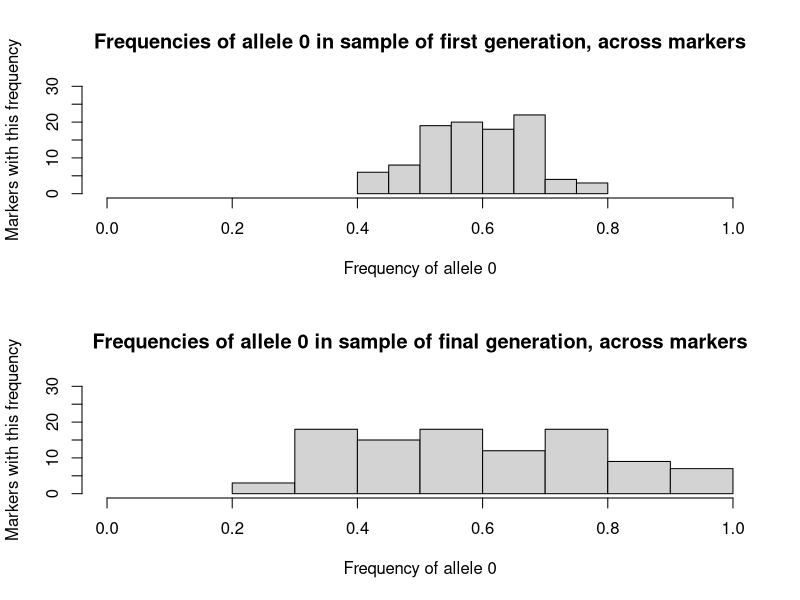
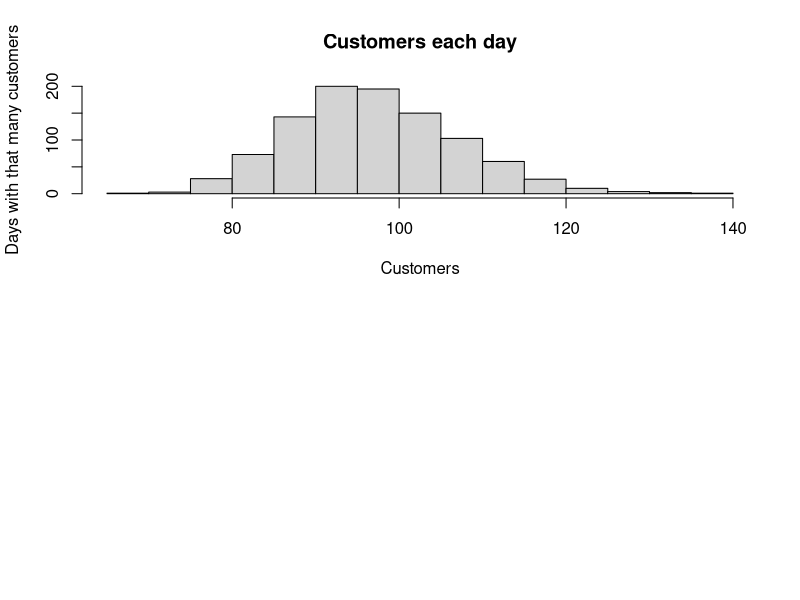
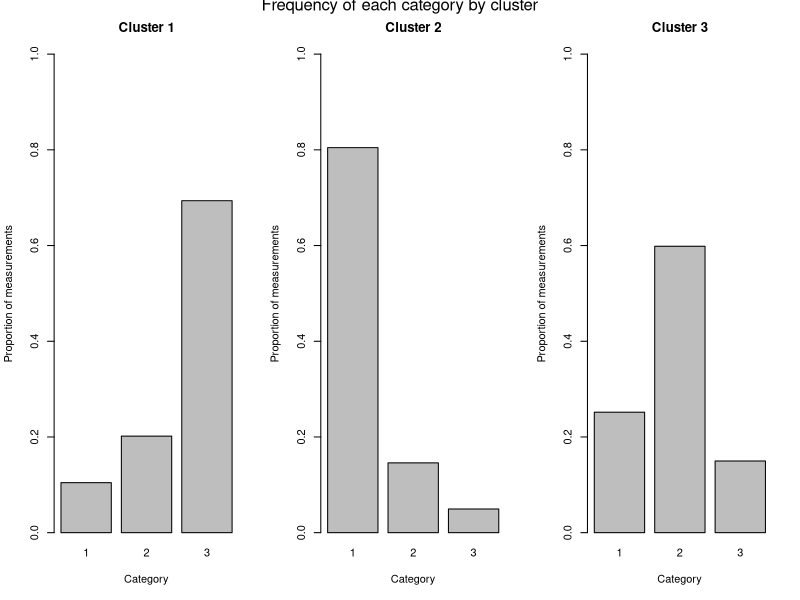
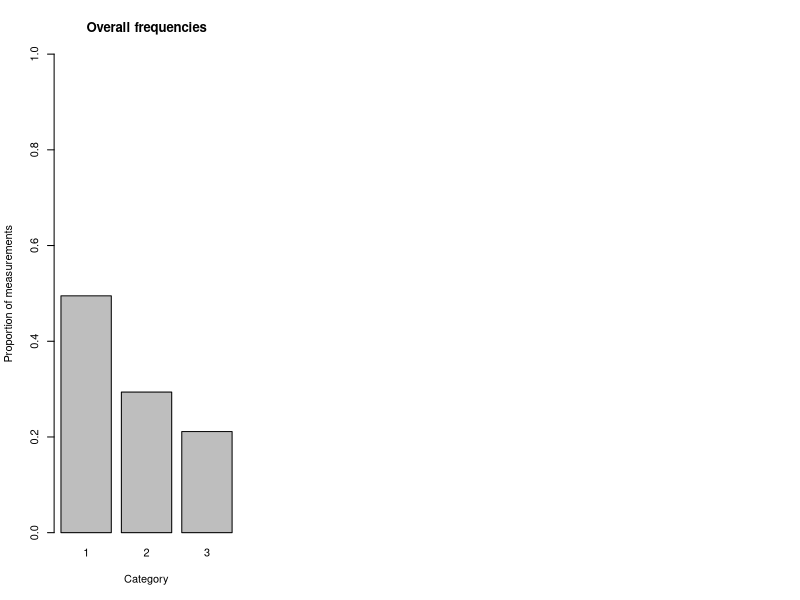

Generate these figures, in order, with R:
## ---- chunk 1
knitr::opts_chunk$set(
  echo = TRUE,
  attr.source = ".numberLines")
## ---- chunk 2
set.seed(42)

N <- 50 # population
L <- 100 # genetic markers
num_gen <- 20 # number of generations we will breed for
p <- 0.6 # initial probability of a "0" variant
## ---- chunk 3
# get enough markers for the whole population
data <- sample(0:1, N*L*2, replace=TRUE, prob=c(p,1-p)) #RANDOM INDEPENDENT

# population matrix (one row per individual, one column per copy of a marker)
df <- matrix(data, nrow=N)
## ---- chunk 4
breed_new_gen <- function(df) {
  df_new <- df # work on a copy, so we always have initial population
  
  for (i in 1:nrow(df)){ # for every individual in the population...
    parents <- sample(1:nrow(df), 2, replace=FALSE) #RANDOM DEPENDENT
    
    for (j in 1:L) {# for every marker copy...
      # pick an index of which copy we will take from parent 1 and parent 2
      allele1 <- sample(1:2, 1, replace=TRUE) #RANDOM INDEPENDENT
      allele2 <- sample(1:2, 1, replace=TRUE) #RANDOM INDEPENDENT
      
      # get the variants from the parents
      copy1 <- df[parents[1], 2*(j-1)+ allele1]
      copy2 <- df[parents[2], 2*(j-1)+ allele2]
      
      # insert the parent's marker copies into the child's
      df_new[i,2*(j-1)+1] <- copy1
      df_new[i,2*(j-1)+2] <- copy2
    }
  }
  df_new
}
## ---- chunk 5
df_new <- df
all_freqs <- matrix(NA, nrow=num_gen, ncol=L) #store the frequencies

for (g in 1:num_gen) {
  df_new <- breed_new_gen(df_new) # one round of breeding
  
  # save frequencies of this generation in row g. Each column is a 
  all_freqs[g,] <- sapply(1:L, function(j) {
    cols <- 2*(j-1) + 1:2
    sum(df_new[,cols] == 0)/N/2
  })
}
## ---- chunk 6

# get indices of individuals to survey from  1st and final population
s <- 20 # sample size
p1_idxs <- sample(1:N, s, replace=FALSE) #RANDOM DEPENDENT
pf_idxs <- sample(1:N, s, replace=FALSE) #RANDOM DEPENDENT

# get the individuals
df1 <- df[p1_idxs,]
dff <- df_new[pf_idxs,]

# calculate frequencies for histogram
freqs1 <- sapply(1:L, function(j) {
  cols <- 2*(j-1) + 1:2
  sum(df1[,cols] == 0)/s/2
})

freqsf <- sapply(1:L, function(j) {
  cols <- 2*(j-1) + 1:2
  sum(dff[,cols] == 0)/s/2
})

# generate histograms
xl <- c(0, 1)
yl <- c(0, 30)
par(mfrow=c(2,1))
hist(freqs1, 
     main="Frequencies of allele 0 in sample of first generation, across markers",
     xlab="Frequency of allele 0",
     ylab="Markers with this frequency",
     xlim=xl, ylim=yl
)
hist(freqsf, 
     main="Frequencies of allele 0 in sample of final generation, across markers",
     xlab="Frequency of allele 0",
     ylab="Markers with this frequency",
     xlim=xl, ylim=yl
)
## ---- chunk 7

set.seed(99)

num_days <- 1000
lambda_morn <- 1/8
lambda_aft<- 1/4

# store the results every day
results <- rep(NA, num_days)
## ---- chunk 8

for (i in 1:num_days){
  t <- 0 #time passed in the day
  c <- 0 #customers
  while(t < 180){ # first three hours of the day (9:00am to passed 12:00pm)
    t <- t + rexp(1, lambda_morn) # time lapsed while waiting for customer
    c <- c+1
  }
  while(t < 480){ # total number of minutes in day
    t <- t + rexp(1, lambda_aft) # time lapsed while waiting for customer
    c <- c+1
  }
  results[i] <- c
}
## ---- chunk 9
hist(results, 
     main="Customers each day",
     xlab="Customers",
     ylab="Days with that many customers"
)
## ---- chunk 10
print(paste0("Mean: ", round(mean(results), 2)))
print(paste0("Range: (", paste(range(results), collapse=", "), ")"))
## ---- chunk 11
set.seed(666)

N <- 1E4 # 10,000 observations

# determine the clusters each observation belongs to
clusters <- sample(
  1:3, 
  size=N, 
  replace=TRUE, 
  prob=c(0.2,0.5,0.3) # the probability of an observation being from a particular cluster
)

m <- 5 # number of measures per observations (dimension)
## ---- chunk 12
output <- matrix(NA, nrow=N, ncol=m) #

# Assign nominal data based on distribution 
output[clusters==1,] <- sample(
  1:3, 
  sum(clusters==1)*m,
  replace=TRUE,
  prob=c(0.1,0.2,0.7)
)

output[clusters==2,] <- sample(
  1:3, 
  sum(clusters==2)*m,
  replace=TRUE,
  prob=c(0.8,0.15,0.05)
)

output[clusters==3,] <- sample(
  1:3, 
  sum(clusters==3)*m,
  replace=TRUE,
  prob=c(0.25,0.6,0.15)
)
## ---- chunk 13

#Plot three bar plots, one for each cluster, showing the distributions of the 3 categories. Label the plots appropriately.

xl <- "Category"
yl <- "Proportion of measurements"

ylim <- c(0, 1)

par(mfrow=c(1,3))


barplot(
  table(output[clusters==1,])/sum(clusters==1)/m, 
  main="Cluster 1", 
  xlab=xl, ylab=yl
  , ylim=ylim
)

barplot(
  table(output[clusters==2,])/sum(clusters==2)/m, 
  main="Cluster 2", 
  xlab=xl, ylab=yl
  , ylim=ylim
)

barplot(
  table(output[clusters==3,])/sum(clusters==3)/m, 
  main="Cluster 3", 
  xlab=xl, ylab=yl
  , ylim=ylim
)

mtext("Frequency of each category by cluster", side=3, line=-1, outer=TRUE)
## ---- chunk 14
print(mean(output))
## ---- chunk 15
barplot(
  table(output)/N/m, 
  main="Overall frequencies", 
  xlab=xl, ylab=yl
  , ylim=ylim
)
